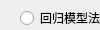
           <widget class="QWidget" name="page_14">
            <property name="geometry">
             <rect>
              <x>0</x>
              <y>0</y>
              <width>100</width>
              <height>30</height>
             </rect>
            </property>
            <attribute name="label">
             <string>生育模式</string>
            </attribute>
            <widget class="QRadioButton" name="radioButton_89">
             <property name="geometry">
              <rect>
               <x>20</x>
               <y>10</y>
               <width>161</width>
               <height>16</height>
              </rect>
             </property>
             <property name="text">
              <string>回归模型法(系统提供数据)</string>
             </property>
            </widget>
            <widget class="QRadioButton" name="radioButton_96">
             <property name="geometry">
              <rect>
               <x>250</x>
               <y>80</y>
               <width>89</width>
               <height>16</height>
              </rect>
             </property>
             <property name="text">
              <string>RadioButton</string>
             </property>
            </widget>
            <widget class="QRadioButton" name="radioButton_126">
             <property name="geometry">
              <rect>
               <x>20</x>
               <y>40</y>
               <width>141</width>
               <height>16</height>
              </rect>
             </property>
             <property name="text">
              <string>回归模型法(自行计算)</string>
             </property>
            </widget>
            <widget class="QRadioButton" name="radioButton_127">
             <property name="enabled">
              <bool>false</bool>
             </property>
             <property name="geometry">
              <rect>
               <x>20</x>
               <y>60</y>
               <width>89</width>
               <height>16</height>
              </rect>
             </property>
             <property name="text">
              <string>其它模型法</string>
             </property>
            </widget>
            <widget class="QComboBox" name="comboBox33">
             <property name="geometry">
              <rect>
               <x>190</x>
               <y>10</y>
               <width>91</width>
               <height>22</height>
              </rect>
             </property>
             <item>
              <property name="text">
               <string>全国(整体)</string>
              </property>
             </item>
             <item>
              <property name="text">
               <string>全国(分省合计)</string>
              </property>
             </item>
             <item>
              <property name="text">
               <string>北京</string>
              </property>
             </item>
             <item>
              <property name="text">
               <string>天津</string>
              </property>
             </item>
             <item>
              <property name="text">
               <string>河北</string>
              </property>
             </item>
             <item>
              <property name="text">
               <string>山西</string>
              </property>
             </item>
             <item>
              <property name="text">
               <string>辽宁</string>
              </property>
             </item>
             <item>
              <property name="text">
               <string>吉林</string>
              </property>
             </item>
             <item>
              <property name="text">
               <string>黑龙江</string>
              </property>
             </item>
             <item>
              <property name="text">
               <string>上海</string>
              </property>
             </item>
             <item>
              <property name="text">
               <string>浙江</string>
              </property>
             </item>
             <item>
              <property name="text">
               <string>安徽</string>
              </property>
             </item>
             <item>
              <property name="text">
               <string>福建</string>
              </property>
             </item>
             <item>
              <property name="text">
               <string>江西</string>
              </property>
             </item>
             <item>
              <property name="text">
               <string>广西</string>
              </property>
             </item>
             <item>
              <property name="text">
               <string>陕西</string>
              </property>
             </item>
             <item>
              <property name="text">
               <string>海南</string>
              </property>
             </item>
             <item>
              <property name="text">
               <string>四川</string>
              </property>
             </item>
             <item>
              <property name="text">
               <string>贵州</string>
              </property>
             </item>
             <item>
              <property name="text">
               <string>湖南</string>
              </property>
             </item>
             <item>
              <property name="text">
               <string>河南</string>
              </property>
             </item>
             <item>
              <property name="text">
               <string>广东</string>
              </property>
             </item>
             <item>
              <property name="text">
               <string>湖北</string>
              </property>
             </item>
             <item>
              <property name="text">
               <string>西藏</string>
              </property>
             </item>
             <item>
              <property name="text">
               <string>重庆</string>
              </property>
             </item>
             <item>
              <property name="text">
               <string>云南</string>
              </property>
             </item>
             <item>
              <property name="text">
               <string>山东</string>
              </property>
             </item>
             <item>
              <property name="text">
               <string>江苏</string>
              </property>
             </item>
             <item>
              <property name="text">
               <string>内蒙古</string>
              </property>
             </item>
             <item>
              <property name="text">
               <string>甘肃</string>
              </property>
             </item>
             <item>
              <property name="text">
               <string>青海</string>
              </property>
             </item>
             <item>
              <property name="text">
               <string>宁夏</string>
              </property>
             </item>
             <item>
              <property name="text">
               <string>新疆</string>
              </property>
             </item>
            </widget>
           </widget>
